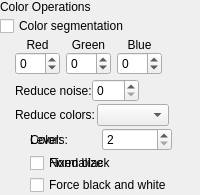
                 <widget class="QWidget" name="colorOperationsOptions" native="true">
                  <layout class="QVBoxLayout" name="verticalLayout_31">
                   <property name="spacing">
                    <number>2</number>
                   </property>
                   <property name="leftMargin">
                    <number>0</number>
                   </property>
                   <property name="topMargin">
                    <number>0</number>
                   </property>
                   <property name="rightMargin">
                    <number>0</number>
                   </property>
                   <property name="bottomMargin">
                    <number>0</number>
                   </property>
                   <item>
                    <widget class="SectionHeading" name="colorOperationsHeading">
                     <property name="text">
                      <string>Color Operations</string>
                     </property>
                     <property name="first">
                      <bool>true</bool>
                     </property>
                    </widget>
                   </item>
                   <item>
                    <widget class="QCheckBox" name="colorSegmentationCB">
                     <property name="toolTip">
                      <string>Splits the image into color segments and colors the black and white mask.</string>
                     </property>
                     <property name="text">
                      <string>Color segmentation</string>
                     </property>
                    </widget>
                   </item>
                   <item>
                    <widget class="QWidget" name="segmenterOptionsWidget" native="true">
                     <layout class="QGridLayout" name="segmenterChannelsLayout">
                      <property name="leftMargin">
                       <number>0</number>
                      </property>
                      <property name="topMargin">
                       <number>0</number>
                      </property>
                      <property name="rightMargin">
                       <number>0</number>
                      </property>
                      <property name="bottomMargin">
                       <number>0</number>
                      </property>
                      <property name="verticalSpacing">
                       <number>0</number>
                      </property>
                      <item row="0" column="0" rowspan="3">
                       <spacer name="horizontalSpacer_61">
                        <property name="orientation">
                         <enum>Qt::Horizontal</enum>
                        </property>
                        <property name="sizeType">
                         <enum>QSizePolicy::Fixed</enum>
                        </property>
                        <property name="sizeHint" stdset="0">
                         <size>
                          <width>15</width>
                          <height>1</height>
                         </size>
                        </property>
                       </spacer>
                      </item>
                      <item row="0" column="1">
                       <widget class="QLabel" name="redLabel">
                        <property name="text">
                         <string>Red</string>
                        </property>
                        <property name="alignment">
                         <set>Qt::AlignHCenter|Qt::AlignBottom</set>
                        </property>
                       </widget>
                      </item>
                      <item row="0" column="2">
                       <widget class="QLabel" name="greenLabel">
                        <property name="text">
                         <string>Green</string>
                        </property>
                        <property name="alignment">
                         <set>Qt::AlignHCenter|Qt::AlignBottom</set>
                        </property>
                       </widget>
                      </item>
                      <item row="0" column="3">
                       <widget class="QLabel" name="blueLabel">
                        <property name="text">
                         <string>Blue</string>
                        </property>
                        <property name="alignment">
                         <set>Qt::AlignHCenter|Qt::AlignBottom</set>
                        </property>
                       </widget>
                      </item>
                      <item row="1" column="1">
                       <widget class="QSpinBox" name="redAdjustmentSB">
                        <property name="toolTip">
                         <string>Red component adjustment. A negative value means the segmenter will be more sensitive to red and vice versa for a positive one.</string>
                        </property>
                        <property name="minimum">
                         <number>-99</number>
                        </property>
                        <property name="maximum">
                         <number>99</number>
                        </property>
                       </widget>
                      </item>
                      <item row="1" column="2">
                       <widget class="QSpinBox" name="greenAdjustmentSB">
                        <property name="toolTip">
                         <string>Green component adjustment. A negative value means the segmenter will be more sensitive to green and vice versa for a positive one.</string>
                        </property>
                        <property name="minimum">
                         <number>-99</number>
                        </property>
                        <property name="maximum">
                         <number>99</number>
                        </property>
                       </widget>
                      </item>
                      <item row="1" column="3">
                       <widget class="QSpinBox" name="blueAdjustmentSB">
                        <property name="toolTip">
                         <string>Blue component adjustment. A negative value means the segmenter will be more sensitive to blue and vice versa for a positive one.</string>
                        </property>
                        <property name="minimum">
                         <number>-99</number>
                        </property>
                        <property name="maximum">
                         <number>99</number>
                        </property>
                       </widget>
                      </item>
                      <item row="2" column="1" colspan="3">
                       <layout class="QHBoxLayout" name="horizontalLayout_30">
                        <property name="topMargin">
                         <number>4</number>
                        </property>
                        <item>
                         <widget class="QLabel" name="reduceNoiseLabel">
                          <property name="buddy">
                           <cstring>reduceNoiseSB</cstring>
                          </property>
                          <property name="toolTip">
                           <string>Removes small color segments as noise. Higher values remove larger ones. Only with color segmentation.</string>
                          </property>
                          <property name="text">
                           <string>Reduce noise:</string>
                          </property>
                         </widget>
                        </item>
                        <item>
                         <widget class="QSpinBox" name="reduceNoiseSB">
                          <property name="toolTip">
                           <string>Removes small color segments as noise. Higher values remove larger ones. Only with color segmentation.</string>
                          </property>
                          <property name="maximum">
                           <number>999</number>
                          </property>
                         </widget>
                        </item>
                        <item>
                         <spacer name="horizontalSpacer_64">
                          <property name="orientation">
                           <enum>Qt::Horizontal</enum>
                          </property>
                          <property name="sizeHint" stdset="0">
                           <size>
                            <width>1</width>
                            <height>1</height>
                           </size>
                          </property>
                         </spacer>
                        </item>
                       </layout>
                      </item>
                      <item row="0" column="4" rowspan="3">
                       <spacer name="horizontalSpacer_62">
                        <property name="orientation">
                         <enum>Qt::Horizontal</enum>
                        </property>
                        <property name="sizeHint" stdset="0">
                         <size>
                          <width>1</width>
                          <height>1</height>
                         </size>
                        </property>
                       </spacer>
                      </item>
                     </layout>
                    </widget>
                   </item>
           <item>
            <layout class="QHBoxLayout" name="colorReductionChoiceLayout">
             <item>
              <spacer name="colorReductionIndent">
               <property name="orientation">
                <enum>Qt::Horizontal</enum>
               </property>
               <property name="sizeType">
                <enum>QSizePolicy::Fixed</enum>
               </property>
               <property name="sizeHint" stdset="0">
                <size>
                 <width>15</width>
                 <height>1</height>
                </size>
               </property>
              </spacer>
             </item>
             <item>
              <widget class="QLabel" name="colorReductionLabel">
               <property name="buddy">
                <cstring>colorReductionCB</cstring>
               </property>
               <property name="toolTip">
                <string>Reduces the colors to a few.
Black and white and mixed pages: the colors of the text (needs &quot;Color segmentation&quot;). Color pages: the whole page (posterizing only).
None: each letter keeps its own average color. Posterize: fixed color levels. K-means: the colors that fit the page best.</string>
               </property>
               <property name="text">
                <string>Reduce colors:</string>
               </property>
              </widget>
             </item>
             <item>
              <widget class="QComboBox" name="colorReductionCB">
               <property name="toolTip">
                <string>Reduces the colors to a few.
Black and white and mixed pages: the colors of the text (needs &quot;Color segmentation&quot;). Color pages: the whole page (posterizing only).
None: each letter keeps its own average color. Posterize: fixed color levels. K-means: the colors that fit the page best.</string>
               </property>
              </widget>
             </item>
             <item>
              <spacer name="colorReductionChoiceSpacer">
               <property name="orientation">
                <enum>Qt::Horizontal</enum>
               </property>
               <property name="sizeHint" stdset="0">
                <size>
                 <width>1</width>
                 <height>1</height>
                </size>
               </property>
              </spacer>
             </item>
            </layout>
           </item>
           <item>
            <layout class="QGridLayout" name="colorReductionLayout">
             <item row="0" column="0" rowspan="3">
              <spacer name="colorReductionOptionsIndent">
               <property name="orientation">
                <enum>Qt::Horizontal</enum>
               </property>
               <property name="sizeType">
                <enum>QSizePolicy::Fixed</enum>
               </property>
               <property name="sizeHint" stdset="0">
                <size>
                 <width>15</width>
                 <height>1</height>
                </size>
               </property>
              </spacer>
             </item>
             <item row="0" column="1" rowspan="3">
              <spacer name="colorReductionSubIndent">
               <property name="orientation">
                <enum>Qt::Horizontal</enum>
               </property>
               <property name="sizeType">
                <enum>QSizePolicy::Fixed</enum>
               </property>
               <property name="sizeHint" stdset="0">
                <size>
                 <width>15</width>
                 <height>1</height>
                </size>
               </property>
              </spacer>
             </item>
             <item row="0" column="2">
              <widget class="QLabel" name="kmeansColorsLabel">
               <property name="buddy">
                <cstring>kmeansColorsSB</cstring>
               </property>
               <property name="toolTip">
                <string>The number of colors of the letters, found with K-means, a fixed black included.</string>
               </property>
               <property name="text">
                <string>Colors:</string>
               </property>
              </widget>
             </item>
             <item row="0" column="3">
              <widget class="QSpinBox" name="kmeansColorsSB">
               <property name="toolTip">
                <string>The number of colors of the letters, found with K-means, a fixed black included.</string>
               </property>
               <property name="keyboardTracking">
                <bool>false</bool>
               </property>
               <property name="minimum">
                <number>2</number>
               </property>
               <property name="maximum">
                <number>16</number>
               </property>
               <property name="value">
                <number>6</number>
               </property>
              </widget>
             </item>
             <item row="1" column="2" colspan="2">
              <widget class="QCheckBox" name="kmeansFixBlackCB">
               <property name="toolTip">
                <string>One of the colors is pure black, so black text stays black instead of getting a tint.</string>
               </property>
               <property name="text">
                <string>Fixed black</string>
               </property>
              </widget>
             </item>
             <item row="0" column="2">
              <widget class="QLabel" name="posterizeLevelLabel">
               <property name="buddy">
                <cstring>posterizeLevelSB</cstring>
               </property>
               <property name="toolTip">
                <string>Posterizing: how finely each color channel is divided. 4 gives at most 4 × 4 × 4 colors, usually far fewer; lower values give fewer colors.</string>
               </property>
               <property name="text">
                <string>Level:</string>
               </property>
              </widget>
             </item>
             <item row="0" column="3">
              <widget class="QSpinBox" name="posterizeLevelSB">
               <property name="toolTip">
                <string>Posterizing: how finely each color channel is divided. 4 gives at most 4 × 4 × 4 colors, usually far fewer; lower values give fewer colors.</string>
               </property>
               <property name="keyboardTracking">
                <bool>false</bool>
               </property>
               <property name="minimum">
                <number>2</number>
               </property>
               <property name="maximum">
                <number>255</number>
               </property>
              </widget>
             </item>
             <item row="1" column="2" colspan="2">
              <widget class="QCheckBox" name="posterizeNormalizationCB">
               <property name="toolTip">
                <string>Spreads the colors between black and the paper before posterizing, for pale scans.</string>
               </property>
               <property name="text">
                <string>Normalize</string>
               </property>
              </widget>
             </item>
             <item row="2" column="2" colspan="2">
              <widget class="QCheckBox" name="posterizeForceBwCB">
               <property name="toolTip">
                <string>Make dark and light gray gradients black and white respectively.</string>
               </property>
               <property name="text">
                <string>Force black and white</string>
               </property>
              </widget>
             </item>
             <item row="0" column="4" rowspan="3">
              <spacer name="colorReductionSpacer">
               <property name="orientation">
                <enum>Qt::Horizontal</enum>
               </property>
               <property name="sizeType">
                <enum>QSizePolicy::Expanding</enum>
               </property>
               <property name="sizeHint" stdset="0">
                <size>
                 <width>1</width>
                 <height>1</height>
                </size>
               </property>
              </spacer>
             </item>
            </layout>
           </item>
                  </layout>
                 </widget>
